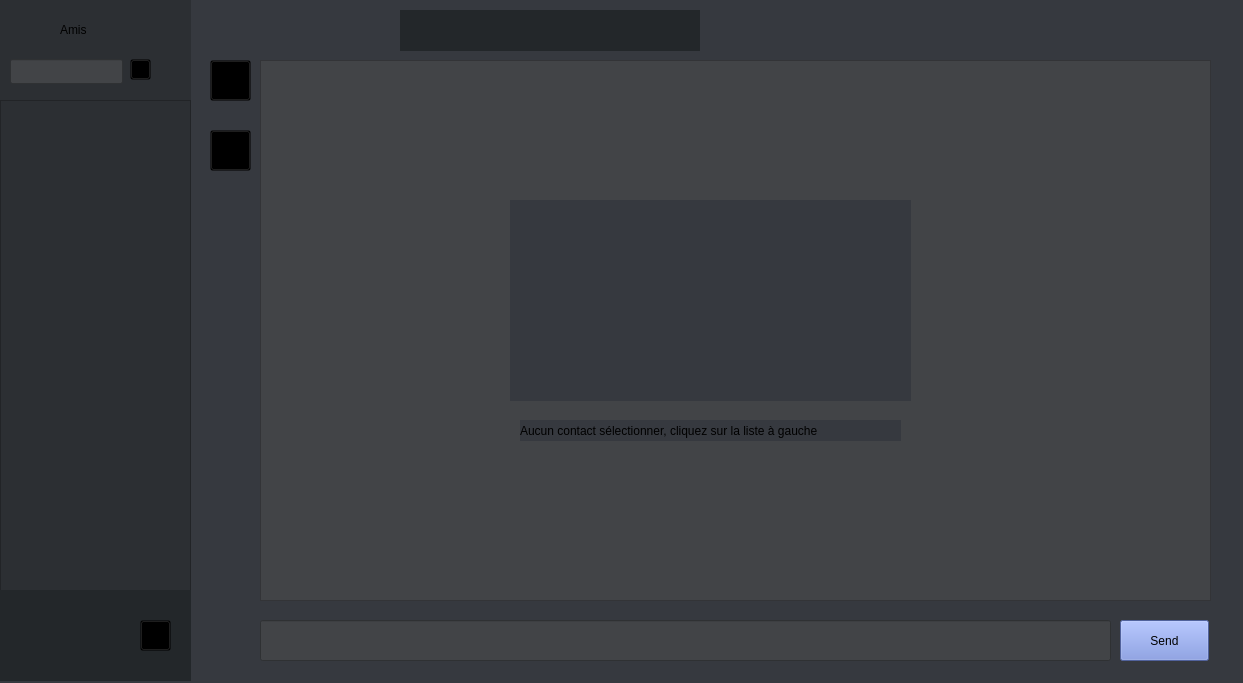
<?xml version="1.0" encoding="UTF-8"?>
<ui version="4.0">
 <class>GUI</class>
 <widget class="QWidget" name="GUI">
  <property name="geometry">
   <rect>
    <x>0</x>
    <y>0</y>
    <width>1243</width>
    <height>683</height>
   </rect>
  </property>
  <property name="font">
   <font>
    <family>Ubuntu</family>
   </font>
  </property>
  <property name="windowTitle">
   <string>Form</string>
  </property>
  <property name="styleSheet">
   <string notr="true">background-color: rgb(54, 57, 63);</string>
  </property>
  <widget class="QListWidget" name="listView">
   <property name="geometry">
    <rect>
     <x>0</x>
     <y>100</y>
     <width>191</width>
     <height>491</height>
    </rect>
   </property>
   <property name="styleSheet">
    <string notr="true">background-color: rgb(44, 47, 51);</string>
   </property>
  </widget>
  <widget class="QWidget" name="widget" native="true">
   <property name="geometry">
    <rect>
     <x>0</x>
     <y>590</y>
     <width>191</width>
     <height>91</height>
    </rect>
   </property>
   <property name="styleSheet">
    <string notr="true">background-color: rgb(35, 39, 42);</string>
   </property>
   <widget class="QLabel" name="Username">
    <property name="geometry">
     <rect>
      <x>50</x>
      <y>30</y>
      <width>41</width>
      <height>41</height>
     </rect>
    </property>
    <property name="styleSheet">
     <string notr="true">background-color: rgb(35, 39, 42);</string>
    </property>
    <property name="text">
     <string/>
    </property>
   </widget>
   <widget class="QLabel" name="label_6">
    <property name="geometry">
     <rect>
      <x>10</x>
      <y>30</y>
      <width>31</width>
      <height>31</height>
     </rect>
    </property>
    <property name="styleSheet">
     <string notr="true">background-color: rgb(35, 39, 42);
</string>
    </property>
    <property name="text">
     <string/>
    </property>
    <property name="pixmap">
     <pixmap>../Ressources/man-user.png</pixmap>
    </property>
    <property name="scaledContents">
     <bool>true</bool>
    </property>
   </widget>
   <widget class="QPushButton" name="logout">
    <property name="geometry">
     <rect>
      <x>140</x>
      <y>30</y>
      <width>31</width>
      <height>31</height>
     </rect>
    </property>
    <property name="styleSheet">
     <string notr="true">border-image:url(../Ressources/logout.png);
background: transparent;</string>
    </property>
    <property name="text">
     <string/>
    </property>
   </widget>
  </widget>
  <widget class="QLineEdit" name="message">
   <property name="geometry">
    <rect>
     <x>260</x>
     <y>620</y>
     <width>851</width>
     <height>41</height>
    </rect>
   </property>
   <property name="styleSheet">
    <string notr="true">background-color: rgb(66, 68, 71, 255);</string>
   </property>
  </widget>
  <widget class="QPushButton" name="send">
   <property name="geometry">
    <rect>
     <x>1120</x>
     <y>620</y>
     <width>89</width>
     <height>41</height>
    </rect>
   </property>
   <property name="styleSheet">
    <string notr="true">background-color: rgb(114, 137, 218);</string>
   </property>
   <property name="text">
    <string>Send</string>
   </property>
  </widget>
  <widget class="QTextEdit" name="ListeMessage">
   <property name="geometry">
    <rect>
     <x>260</x>
     <y>60</y>
     <width>951</width>
     <height>541</height>
    </rect>
   </property>
   <property name="styleSheet">
    <string notr="true">background-color: rgb(66, 68, 71);</string>
   </property>
   <property name="readOnly">
    <bool>true</bool>
   </property>
  </widget>
  <widget class="QLabel" name="FriendName">
   <property name="geometry">
    <rect>
     <x>210</x>
     <y>10</y>
     <width>131</width>
     <height>31</height>
    </rect>
   </property>
   <property name="text">
    <string/>
   </property>
  </widget>
  <widget class="QLabel" name="Status">
   <property name="geometry">
    <rect>
     <x>400</x>
     <y>10</y>
     <width>300</width>
     <height>41</height>
    </rect>
   </property>
   <property name="styleSheet">
    <string notr="true">background-color: rgb(35, 39, 42);color: green</string>
   </property>
   <property name="text">
    <string/>
   </property>
  </widget>
  <widget class="QWidget" name="widget_2" native="true">
   <property name="geometry">
    <rect>
     <x>0</x>
     <y>-1</y>
     <width>191</width>
     <height>101</height>
    </rect>
   </property>
   <property name="styleSheet">
    <string notr="true">background-color: rgb(44, 47, 51);</string>
   </property>
   <widget class="QLabel" name="label_2">
    <property name="geometry">
     <rect>
      <x>60</x>
      <y>10</y>
      <width>41</width>
      <height>41</height>
     </rect>
    </property>
    <property name="styleSheet">
     <string notr="true">background-color: rgb(44, 47, 51);</string>
    </property>
    <property name="text">
     <string>Amis</string>
    </property>
   </widget>
   <widget class="QLabel" name="label_4">
    <property name="geometry">
     <rect>
      <x>20</x>
      <y>10</y>
      <width>31</width>
      <height>31</height>
     </rect>
    </property>
    <property name="styleSheet">
     <string notr="true">background-color: rgb(44, 47, 51);</string>
    </property>
    <property name="text">
     <string/>
    </property>
    <property name="pixmap">
     <pixmap>../Ressources/man-user.png</pixmap>
    </property>
    <property name="scaledContents">
     <bool>true</bool>
    </property>
   </widget>
   <widget class="QLineEdit" name="AddFriendLine">
    <property name="geometry">
     <rect>
      <x>10</x>
      <y>60</y>
      <width>113</width>
      <height>25</height>
     </rect>
    </property>
    <property name="styleSheet">
     <string notr="true">background-color: rgb(66, 68, 71);</string>
    </property>
   </widget>
   <widget class="QPushButton" name="AddFriend">
    <property name="geometry">
     <rect>
      <x>130</x>
      <y>60</y>
      <width>21</width>
      <height>21</height>
     </rect>
    </property>
    <property name="styleSheet">
     <string notr="true">border-image:url(../Ressources/add.png);
background: transparent;</string>
    </property>
    <property name="text">
     <string/>
    </property>
   </widget>
  </widget>
  <widget class="QPushButton" name="Call">
   <property name="geometry">
    <rect>
     <x>210</x>
     <y>60</y>
     <width>41</width>
     <height>41</height>
    </rect>
   </property>
   <property name="styleSheet">
    <string notr="true">border-image:url(../Ressources/telephone.png);
background: transparent;</string>
   </property>
   <property name="text">
    <string/>
   </property>
  </widget>
  <widget class="QPushButton" name="hangup">
   <property name="geometry">
    <rect>
     <x>210</x>
     <y>130</y>
     <width>41</width>
     <height>41</height>
    </rect>
   </property>
   <property name="styleSheet">
    <string notr="true">border-image:url(../Ressources/phone-hang-up.png);
background: transparent;</string>
   </property>
   <property name="text">
    <string/>
   </property>
  </widget>
  <widget class="QLabel" name="label">
   <property name="geometry">
    <rect>
     <x>510</x>
     <y>200</y>
     <width>401</width>
     <height>201</height>
    </rect>
   </property>
   <property name="text">
    <string/>
   </property>
   <property name="pixmap">
    <pixmap>../Ressources/bg.png</pixmap>
   </property>
   <property name="scaledContents">
    <bool>true</bool>
   </property>
  </widget>
  <widget class="QLabel" name="label_3">
   <property name="geometry">
    <rect>
     <x>520</x>
     <y>420</y>
     <width>381</width>
     <height>21</height>
    </rect>
   </property>
   <property name="text">
    <string>Aucun contact sélectionner, cliquez sur la liste à gauche</string>
   </property>
  </widget>
  <zorder>Status</zorder>
  <zorder>listView</zorder>
  <zorder>widget_2</zorder>
  <zorder>widget</zorder>
  <zorder>message</zorder>
  <zorder>send</zorder>
  <zorder>ListeMessage</zorder>
  <zorder>FriendName</zorder>
  <zorder>Call</zorder>
  <zorder>hangup</zorder>
  <zorder>label</zorder>
  <zorder>label_3</zorder>
 </widget>
 <resources/>
 <connections/>
</ui>
